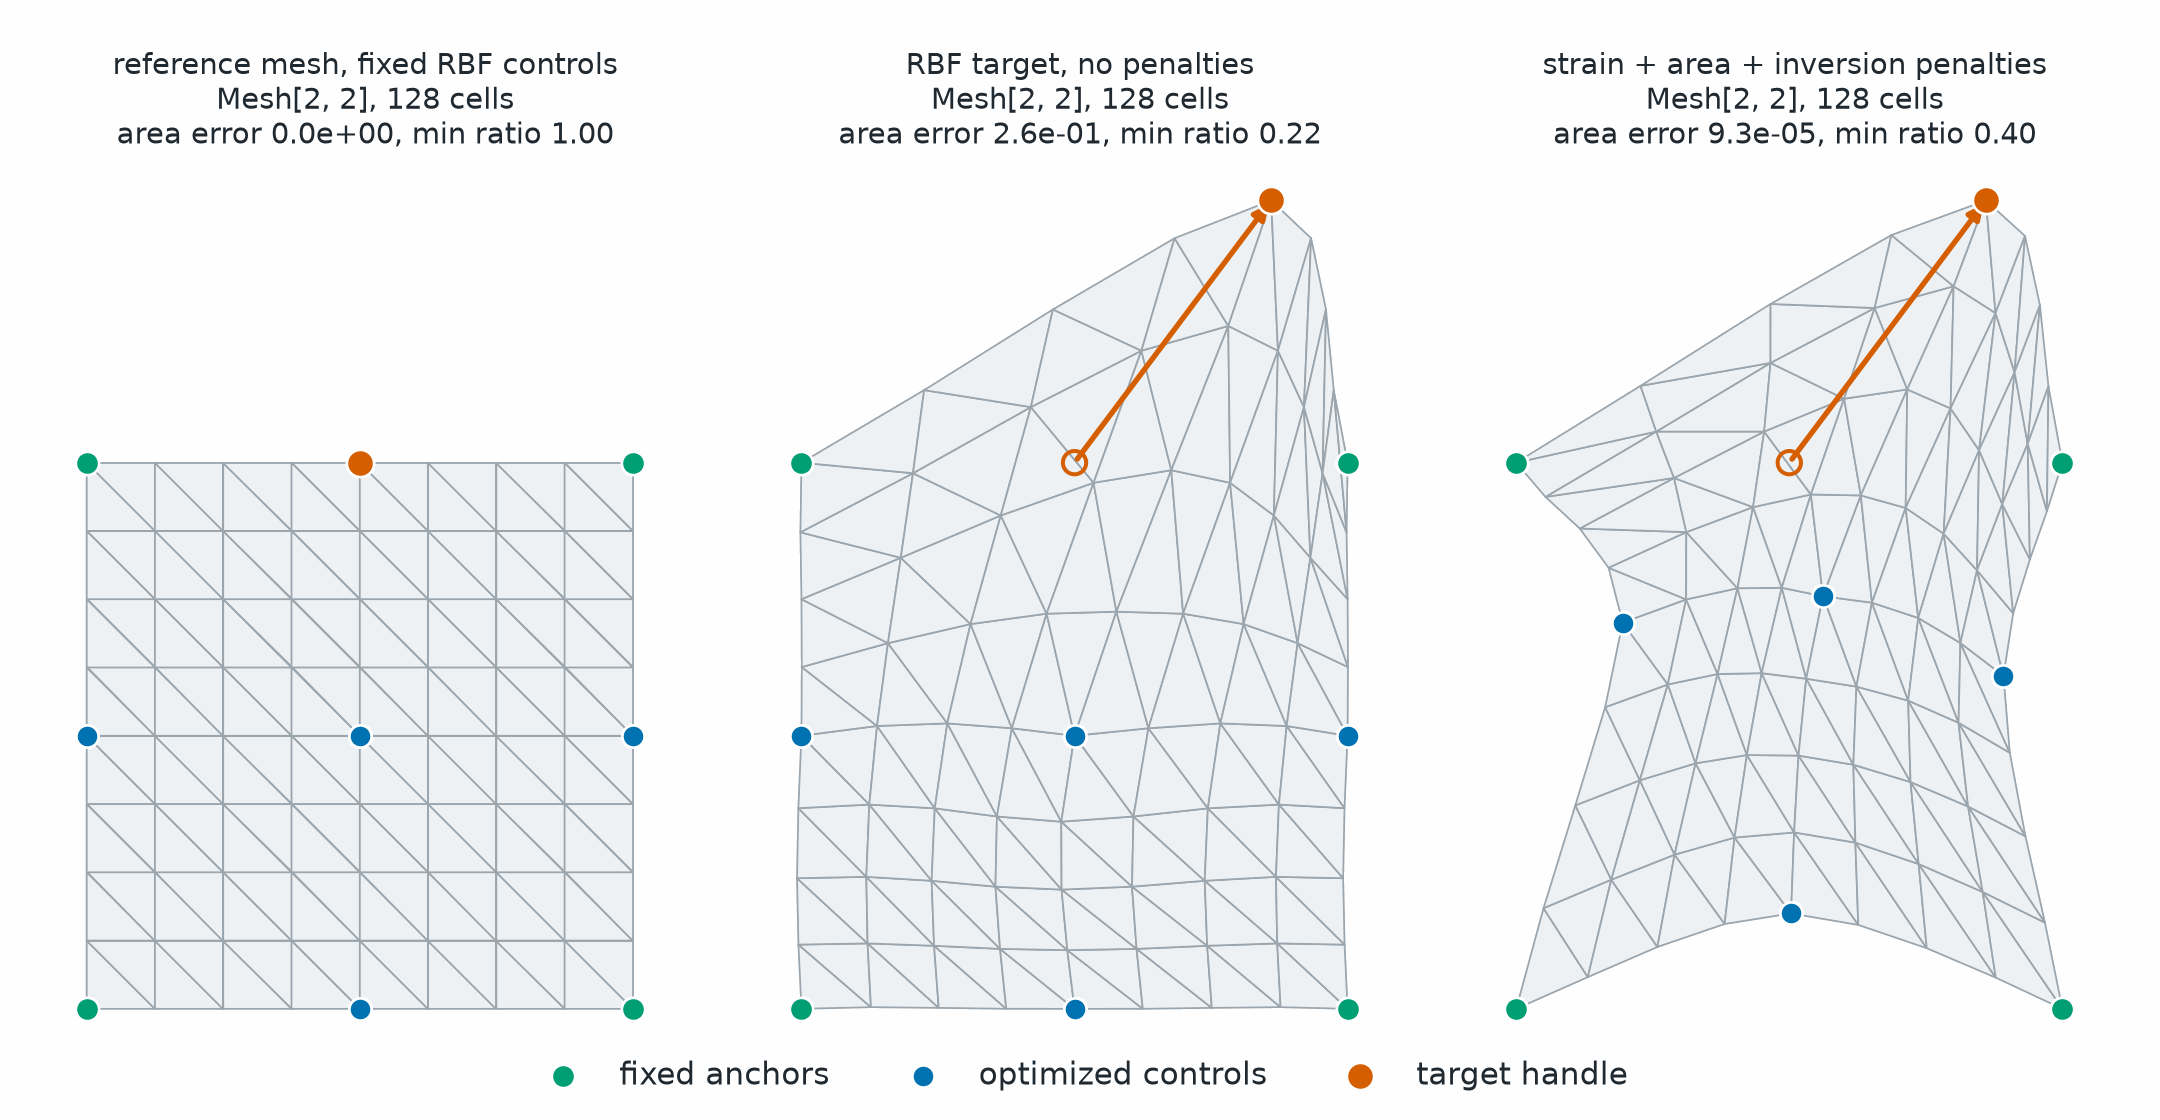

The Python source for this figure:
# SPDX-FileCopyrightText: Copyright (c) 2023 - 2026 NVIDIA CORPORATION & AFFILIATES.
# SPDX-FileCopyrightText: All rights reserved.
# SPDX-License-Identifier: Apache-2.0
#
# Licensed under the Apache License, Version 2.0 (the "License");
# you may not use this file except in compliance with the License.
# You may obtain a copy of the License at
#
# http://www.apache.org/licenses/LICENSE-2.0
#
# Unless required by applicable law or agreed to in writing, software
# distributed under the License is distributed on an "AS IS" BASIS,
# WITHOUT WARRANTIES OR CONDITIONS OF ANY KIND, either express or implied.
# See the License for the specific language governing permissions and
# limitations under the License.

"""Render a 2D RBF design with differentiable deformation penalties."""

from pathlib import Path

import matplotlib.pyplot as plt
import torch
from _style import EDGE, FACE, FIXED, RESULT, SECOND, clean_axis, mesh_label, save
from matplotlib.collections import PolyCollection

from physicsnemo.mesh.deformation import (
    simplex_inversion_energy,
    simplex_strain_energy,
    total_measure_energy,
)
from physicsnemo.mesh.primitives.planar import unit_square
from physicsnemo.mesh.functional import radial_basis_function_deform_points

OUTPUT = Path(__file__).parent / "square_deformation_energies.png"

ANCHOR_COLOR = FIXED
HANDLE_COLOR = RESULT
AUXILIARY_COLOR = SECOND
LIMITS = ((-0.06, 1.08), (-0.06, 1.56))


def _backend() -> tuple[torch.device, str]:
    """Select the accelerated backend when a CUDA device is available."""

    if torch.cuda.is_available():
        return torch.device("cuda"), "warp"
    return torch.device("cpu"), "torch"


def _signed_area_ratios(
    points: torch.Tensor,
    reference_points: torch.Tensor,
    cells: torch.Tensor,
) -> torch.Tensor:
    """Compute signed area ratios independently for figure annotations."""

    current = points[cells]
    reference = reference_points[cells]
    current_edges = torch.stack(
        (current[:, 1] - current[:, 0], current[:, 2] - current[:, 0]), dim=-1
    )
    reference_edges = torch.stack(
        (
            reference[:, 1] - reference[:, 0],
            reference[:, 2] - reference[:, 0],
        ),
        dim=-1,
    )
    return torch.linalg.det(current_edges) / torch.linalg.det(reference_edges)


def _total_area(points: torch.Tensor, cells: torch.Tensor) -> torch.Tensor:
    """Return the unsigned area used only for residual annotations."""

    triangles = points[cells]
    edges = torch.stack(
        (triangles[:, 1] - triangles[:, 0], triangles[:, 2] - triangles[:, 0]),
        dim=-1,
    )
    return 0.5 * torch.linalg.det(edges).abs().sum()


def _displacements(
    controls: torch.Tensor,
    auxiliary: torch.Tensor,
    target_displacement: torch.Tensor,
) -> torch.Tensor:
    """Assemble fixed, auxiliary, and target control displacements."""

    return torch.cat(
        (
            torch.zeros_like(controls[:4]),
            auxiliary,
            target_displacement.unsqueeze(0),
        )
    )


def _deform(
    reference_points: torch.Tensor,
    controls: torch.Tensor,
    auxiliary: torch.Tensor,
    target_displacement: torch.Tensor,
    implementation: str,
) -> torch.Tensor:
    """Evaluate the radial-basis deformation for one auxiliary-control state."""

    return radial_basis_function_deform_points(
        reference_points,
        controls,
        _displacements(controls, auxiliary, target_displacement),
        kernel="thin_plate_spline",
        polynomial=True,
        smoothing=0.0,
        implementation=implementation,
    )


def _draw_mesh(axis, points: torch.Tensor, cells: torch.Tensor) -> None:
    """Draw one triangulated panel with shared limits and styling."""

    points_np = points.detach().cpu().numpy()
    cells_np = cells.detach().cpu().numpy()
    axis.add_collection(
        PolyCollection(
            points_np[cells_np],
            facecolors=FACE,
            edgecolors=EDGE,
            linewidths=0.8,
        )
    )
    clean_axis(axis, LIMITS)


def _draw_controls(
    axis,
    controls: torch.Tensor,
    displacements: torch.Tensor,
    *,
    original: bool,
) -> None:
    """Draw anchors, auxiliary controls, and the target handle."""

    controls_np = controls.detach().cpu().numpy()
    displacements_np = displacements.detach().cpu().numpy()
    shown = controls_np if original else controls_np + displacements_np

    axis.scatter(
        shown[:4, 0],
        shown[:4, 1],
        s=110,
        color=ANCHOR_COLOR,
        edgecolor="white",
        linewidth=1.2,
        zorder=5,
        label="fixed anchors",
    )
    axis.scatter(
        shown[4:8, 0],
        shown[4:8, 1],
        s=100,
        color=AUXILIARY_COLOR,
        edgecolor="white",
        linewidth=1.2,
        zorder=5,
        label="optimized controls",
    )

    source = controls_np[-1]
    destination = source + displacements_np[-1]
    if not original:
        axis.scatter(
            source[0],
            source[1],
            s=110,
            facecolor="none",
            edgecolor=HANDLE_COLOR,
            linewidth=1.8,
            zorder=5,
        )
    handle = source if original else destination
    axis.scatter(
        handle[0],
        handle[1],
        s=150,
        color=HANDLE_COLOR,
        edgecolor="white",
        linewidth=1.2,
        zorder=6,
        label="target handle",
    )
    axis.annotate(
        "",
        xy=destination,
        xytext=source,
        arrowprops={"arrowstyle": "-|>", "color": HANDLE_COLOR, "lw": 2.4},
        zorder=4,
    )


def main() -> None:
    """Generate the documentation image."""

    device, implementation = _backend()
    reference = unit_square.load(subdivisions=3).to(device=device, dtype=torch.float64)
    controls = reference.points.new_tensor(
        [
            [0.0, 0.0],
            [1.0, 0.0],
            [1.0, 1.0],
            [0.0, 1.0],
            [0.5, 0.0],
            [1.0, 0.5],
            [0.0, 0.5],
            [0.5, 0.5],
            [0.5, 1.0],
        ]
    )
    target_displacement = controls.new_tensor([0.36, 0.48])
    unregularized_auxiliary = torch.zeros_like(controls[4:8])
    unregularized = _deform(
        reference.points,
        controls,
        unregularized_auxiliary,
        target_displacement,
        implementation,
    ).detach()

    auxiliary = torch.nn.Parameter(torch.zeros_like(unregularized_auxiliary))
    optimizer = torch.optim.Adam([auxiliary], lr=3.0e-2)
    for _ in range(350):
        optimizer.zero_grad()
        points = _deform(
            reference.points,
            controls,
            auxiliary,
            target_displacement,
            implementation,
        )
        loss = (
            0.05
            * simplex_strain_energy(reference, points, implementation=implementation)
            + 80.0
            * total_measure_energy(reference, points, implementation=implementation)
            + 500.0
            * simplex_inversion_energy(
                reference,
                points,
                minimum_jacobian=0.4,
                implementation=implementation,
            )
        )
        loss.backward()
        if not torch.isfinite(auxiliary.grad).all():
            raise RuntimeError("Non-finite deformation-energy gradient")
        optimizer.step()

    regularized = _deform(
        reference.points,
        controls,
        auxiliary,
        target_displacement,
        implementation,
    ).detach()
    reference_area = _total_area(reference.points, reference.cells)

    def metrics(points: torch.Tensor) -> tuple[float, float]:
        """Return total-area and minimum-Jacobian residuals."""

        ratios = _signed_area_ratios(points, reference.points, reference.cells)
        area_error = (_total_area(points, reference.cells) / reference_area - 1.0).abs()
        return area_error.item(), ratios.min().item()

    original_metrics = metrics(reference.points)
    unregularized_metrics = metrics(unregularized)
    regularized_metrics = metrics(regularized)
    if not regularized_metrics[0] < 0.2 * unregularized_metrics[0]:
        raise RuntimeError("Area penalty did not materially reduce the residual")
    if not (
        regularized_metrics[1] > 0.0
        and regularized_metrics[1] > unregularized_metrics[1]
    ):
        raise RuntimeError(
            "Inversion penalty did not improve the minimum signed element ratio"
        )

    panels = (
        (
            "reference mesh, fixed RBF controls",
            reference.points,
            torch.zeros_like(controls),
            original_metrics,
            True,
        ),
        (
            "RBF target, no penalties",
            unregularized,
            _displacements(controls, unregularized_auxiliary, target_displacement),
            unregularized_metrics,
            False,
        ),
        (
            "strain + area + inversion penalties",
            regularized,
            _displacements(controls, auxiliary.detach(), target_displacement),
            regularized_metrics,
            False,
        ),
    )

    figure, axes = plt.subplots(1, 3, figsize=(13.5, 7.0))
    for axis, (title, points, displacements, residuals, original) in zip(
        axes, panels, strict=True
    ):
        _draw_mesh(axis, points, reference.cells)
        _draw_controls(axis, controls, displacements, original=original)
        area_error, minimum_ratio = residuals
        axis.set_title(
            f"{title}\n{mesh_label(reference)}\n"
            f"area error {area_error:.1e}, min ratio {minimum_ratio:.2f}"
        )

    handles, labels = axes[0].get_legend_handles_labels()
    figure.legend(
        handles,
        labels,
        loc="lower center",
        bbox_to_anchor=(0.5, 0.0),
        ncol=3,
        frameon=False,
    )
    figure.subplots_adjust(left=0.01, right=0.99, bottom=0.07, top=0.86, wspace=0.04)
    save(figure, OUTPUT)
    print(f"Saved {OUTPUT} with {implementation} on {device}")


if __name__ == "__main__":
    main()
